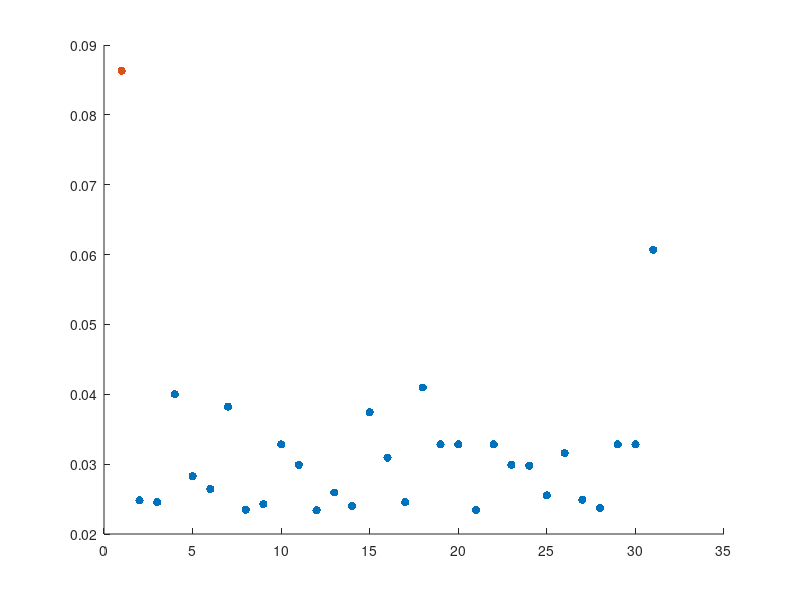

This chart was generated by the following MATLAB code:
X = linspace(1,31,31)
Y = [20.2;3;6.4;11.6;8.2;2.2;11.2;5.2;6.2;0.2;1.0;4.8;2.4;3.8;11;9.2;3.2;11.8;0.2;0.2;4.8;0.2;1;8.8;2.6;9.4;6.6;5.6;0.2;0.2;15.6]
n = 1
%X = [1,2,3,4]
%Y = [10,3,4,5]
scatter(X,Y)

%calculating accumulated proximity
prox = []
for i=1:length(Y)
    pi = 0
    for j=1:length(Y)
        pi = pi + abs(Y(j) - Y(i));
    end
    prox= [prox; pi]
end
    
%calculating eccentricity
eccentr = []
for i=1:length(prox)
    eccentr = [eccentr;prox(i)/(sum(prox))]
end

%Check anomaly
gap = n/length(Y)
sorted = sort(eccentr,'descend')
anomaly = []
for i=1:(length(Y)-1)
    if (eccentr(i) -eccentr(i+1)) > gap
        for j=1:i
            anomaly = [anomaly;[i,eccentr(i)]]
        end
    end
end

figure(1)
scatter(X,eccentr,'filled')
hold on
scatter(anomaly(:,1),anomaly(:,2),'filled')
